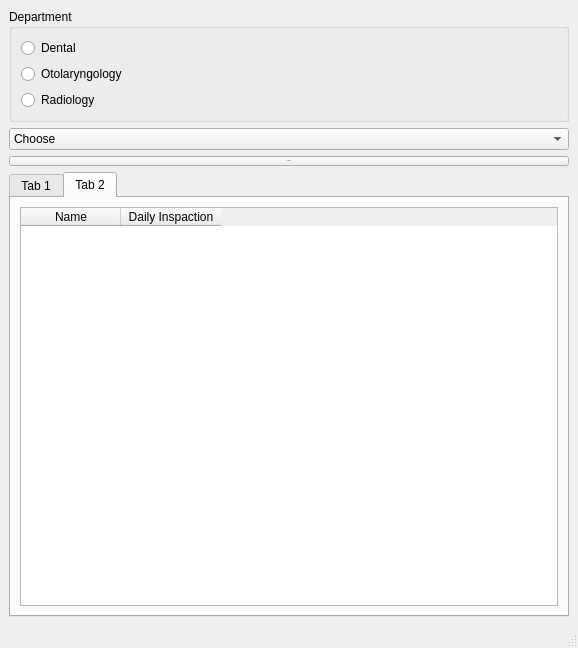
<?xml version="1.0" encoding="UTF-8"?>
<ui version="4.0">
 <class>MainWindow</class>
 <widget class="QMainWindow" name="MainWindow">
  <property name="geometry">
   <rect>
    <x>0</x>
    <y>0</y>
    <width>578</width>
    <height>648</height>
   </rect>
  </property>
  <property name="windowTitle">
   <string>MainWindow</string>
  </property>
  <property name="styleSheet">
   <string notr="true">/*
  aqua.qss (version 0.1)
  released under the MIT license (https://opensource.org/licenses/MIT)
  www.poketcode.com - March 2016
*/

/**** QWidget (enabled) ****/
QWidget
{
  background-color: rgb(80,80,80);
  color: rgb(220,220,220);
  font-size: 11px;
  outline: none;
}

/**** QWidget (disabled) ****/
QWidget:disabled
{
  color: rgb(40,40,40);
}

/*********************************************************************************************************/

/**** QPushButton (enabled) ****/
QPushButton
{
  background-color: qlineargradient(x1: 0, y1: 0, x2: 0, y2: 1,
                                    stop: 0 rgb(120,120,120), stop: 1 rgb(80,80,80));
  border: 1px solid rgb(20,20,20);
  color: rgb(230,230,230);
  padding: 4px 8px;
}

QPushButton:hover
{
  background-color: rgb(70,110,130);
}

QPushButton:pressed
{
  border-color: rgb(90,200,255);
  padding: 1px -1px -1px 1px;
}

/**** QPushButton (checkable) ****/
QPushButton:checked
{
  background-color: qlineargradient(x1: 0, y1: 0, x2: 0, y2: 1,
                                    stop: 0 rgb(40,150,200), stop: 1 rgb(90,200,255));
  color: rgb(20,20,20);
}

QPushButton:checked:hover
{
  background-color: rgb(70,110,130);
}

/**** QPushButton (disabled) ****/
QPushButton:disabled
{
  background-color: qlineargradient(x1: 0, y1: 0, x2: 0, y2: 1,
                                    stop: 0 rgb(160,160,160), stop: 1 rgb(120,120,120));
  border-color: rgb(60,60,60);
  color: rgb(40,40,40);
}

/*********************************************************************************************************/

/**** QToolButton (enabled) ****/
QToolButton
{
  background-color: qlineargradient(x1: 0, y1: 0, x2: 0, y2: 1,
                                    stop: 0 rgb(120,120,120), stop: 1 rgb(80,80,80));
  border: 1px solid rgb(20,20,20);
  color: rgb(220,220,220);
  padding: 4px 8px;
}

QToolButton:hover
{
  background-color: rgb(70,110,130);
}

QToolButton:pressed
{
  border-color: rgb(90,200,255);
  padding: 1px -1px -1px 1px;
}

/**** QToolButton (checkable) ****/
QToolButton:checked
{
  border-color: transparent;
  background-color: qlineargradient(x1: 0, y1: 0, x2: 0, y2: 1,
                                    stop: 0 rgb(40,150,200), stop: 1 rgb(90,200,255));
  color: rgb(20,20,20);
}

/**** QToolButton (disabled) ****/
QToolButton:disabled
{
  background-color: qlineargradient(x1: 0, y1: 0, x2: 0, y2: 1,
                                    stop: 0 rgb(160,160,160), stop: 1 rgb(120,120,120));
  border-color: rgb(60,60,60);
  color: rgb(40,40,40);
}

/*********************************************************************************************************/

/**** QRadioButton (enabled) ****/
QRadioButton
{
  background-color: transparent;
  color: rgb(220,220,220);
  padding: 4px 8px;
}

QRadioButton::indicator
{
  border: 1px solid rgb(20,20,20);
  border-radius: 7px;
  width: 14px;
  height: 14px;
}

QRadioButton::indicator:unchecked
{
  background-color: qlineargradient(x1: 0, y1: 0, x2: 0, y2: 1,
                                    stop: 0 rgb(120,120,120), stop: 1 rgb(80,80,80));
}

QRadioButton::indicator:checked
{
  background-color: qlineargradient(x1: 0, y1: 0, x2: 0, y2: 1,
                                    stop: 0 rgb(80,80,80), stop: 1 rgb(120,120,120));
  image: url(images/radiobutton_checked.png);
}

QRadioButton::indicator:unchecked:hover,
QRadioButton::indicator:checked:hover
{
  background-color: rgb(70,110,130);
}

QRadioButton::indicator:unchecked:pressed,
QRadioButton::indicator:checked:pressed
{
  border-color: rgb(90,200,255);
}

/**** QRadioButton (disabled) ****/
QRadioButton:disabled
{
  color: rgb(40,40,40);
}

QRadioButton::indicator:disabled
{
  border-color: rgb(60,60,60);
}

QRadioButton::indicator:checked:disabled
{
  image: url(images/radiobutton_checked_disabled.png);
}

/*********************************************************************************************************/

/**** QCheckBox (enabled) ****/
QCheckBox
{
  background-color: transparent;
  color: rgb(220,220,220);
  padding: 4px 8px;
}

QCheckBox::indicator
{
  border: 1px solid rgb(20,20,20);
  width: 14px;
  height: 14px;
}

QCheckBox::indicator:unchecked
{
  background-color: qlineargradient(x1: 0, y1: 0, x2: 0, y2: 1,
                                    stop: 0 rgb(120,120,120), stop: 1 rgb(80,80,80));
}

QCheckBox::indicator:checked
{
  background-color: qlineargradient(x1: 0, y1: 0, x2: 0, y2: 1,
                                    stop: 0 rgb(80,80,80), stop: 1 rgb(120,120,120));
  image: url(images/checkbox_checked.png);
}

QCheckBox::indicator:indeterminate
{
  background-color: qlineargradient(x1: 0, y1: 0, x2: 0, y2: 1,
                                    stop: 0 rgb(80,80,80), stop: 1 rgb(120,120,120));
  image: url(images/checkbox_indeterminate.png);
}

QCheckBox::indicator:unchecked:hover,
QCheckBox::indicator:checked:hover,
QCheckBox::indicator:indeterminate:hover
{
  background-color: rgb(70,110,130);
}

QCheckBox::indicator:unchecked:pressed,
QCheckBox::indicator:checked:pressed,
QCheckBox::indicator:indeterminate:pressed
{
  border-color: rgb(90,200,255);
}

/**** QCheckBox (disabled) ****/
QCheckBox:disabled
{
  color: rgb(40,40,40);
}

QCheckBox::indicator:disabled
{
  border-color: rgb(60,60,60);
}

QCheckBox::indicator:checked:disabled
{
  image: url(images/checkbox_checked_disabled.png);
}

QCheckBox::indicator:indeterminate:disabled
{
  image: url(images/checkbox_indeterminate_disabled.png);
}

/*********************************************************************************************************/

/**** QListView (enabled) ****/
QListView
{
  alternate-background-color: rgb(110,110,110);
  background-color: rgb(100,100,100);
  border: 1px solid rgb(20,20,20);
  color: rgb(220,220,220);
  selection-background-color: rgb(70,110,130);
  selection-color: white;
}

QListView QLineEdit
{
  padding: -1 0 0 0;
}

QListView::item:hover,
QListView::item:selected:hover
{
  background-color: rgb(70,110,130);
  color: white;
}

QListView::item:selected
{
  background-color: rgb(90,200,255);
  color: rgb(20,20,20);
}

/**** QListView (disabled) ****/
QListView:disabled
{
  alternate-background-color: rgb(130,130,130);
  background-color: rgb(120,120,120);
  border-color: rgb(60,60,60);
  color: rgb(40,40,40);
}

QListView::item:selected:disabled
{
  background-color: transparent;
}

/*********************************************************************************************************/

/**** QTableView (enabled) ****/
QTableView
{
  alternate-background-color: rgb(110,110,110);
  background-color: rgb(100,100,100);
  border: 1px solid rgb(20,20,20);
  color: rgb(220,220,220);
  selection-background-color: rgb(70,110,130);
  selection-color: white;
}

QTableView QLineEdit
{
  padding: -1 0 0 0;
}

QTableView::item:hover,
QTableView::item:selected:hover
{
  background-color: rgb(70,110,130);
  color: white;
}

QTableView::item:selected
{
  background-color: rgb(90,200,255);
  color: rgb(20,20,20);
}

QTableView QTableCornerButton::section
{
  background-color: rgb(60,60,60);
  border: 1px inset rgb(60,60,60);
}

/**** QTableView (disabled) ****/
QTableView:disabled
{
  alternate-background-color: rgb(130,130,130);
  background-color: rgb(120,120,120);
  border-color: rgb(60,60,60);
  color: rgb(40,40,40);
}

QTableView::item:selected:disabled
{
  background-color: transparent;
}

QTableView QTableCornerButton::section:disabled
{
  background-color: rgb(80,80,80);
  border: 1px inset rgb(80,80,80);
}

/*********************************************************************************************************/

/**** QHeaderView (enabled) ****/
QHeaderView
{
   background-color: rgb(60,60,60);
}

QHeaderView::section
{
   background-color: rgb(60,60,60);
   border: 1px inset rgb(60,60,60);
   color: rgb(220,220,220);
   padding: 4px;
}

/**** QHeaderView (disabled) ****/
QHeaderView:disabled
{
   background-color: rgb(80,80,80);
}

QHeaderView::section:disabled
{
   background-color: rgb(80,80,80);
   color: rgb(190,190,190);
}

/*********************************************************************************************************/

/**** QTreeView (enabled) ****/
QTreeView
{
  alternate-background-color: rgb(110,110,110);
  background-color: rgb(100,100,100);
  border: 1px solid rgb(20,20,20);
  color: rgb(220,220,220);
  selection-background-color: rgb(70,110,130);
  selection-color: white;
}

QTreeView QLineEdit
{
  padding: -1 0 0 0;
}

QTreeView::item:hover,
QTreeView::item:selected:hover
{
  background-color: rgb(70,110,130);
  color: white;
}

QTreeView::item:selected
{
  background-color: rgb(90,200,255);
  color: rgb(20,20,20);
}

QTreeView::branch:has-siblings:!adjoins-item
{
  border-image: url(images/vline.png) 0;
}

QTreeView::branch:has-siblings:adjoins-item
{
  border-image: url(images/branch-more.png) 0;
}

QTreeView::branch:!has-children:!has-siblings:adjoins-item
{
  border-image: url(images/branch-end.png) 0;
}

QTreeView::branch:closed:has-children:!has-siblings,
QTreeView::branch:closed:has-children:has-siblings
{
  image: url(images/branch-closed.png);
  margin: 3px;
}

QTreeView::branch:open:has-children:!has-siblings,
QTreeView::branch:open:has-children:has-siblings
{
  image: url(images/branch-open.png);
  margin: 3px;
}

QTreeView::branch:closed:has-children:!has-siblings:hover,
QTreeView::branch:closed:has-children:has-siblings:hover
{
  image: url(images/branch-closed_hover.png);
  margin: 3px;
}

QTreeView::branch:open:has-children:!has-siblings:hover,
QTreeView::branch:open:has-children:has-siblings:hover
{
  image: url(images/branch-open_hover.png);
  margin: 3px;
}

/**** QTreeView (disabled) ****/
QTreeView:disabled
{
  alternate-background-color: rgb(130,130,130);
  background-color: rgb(120,120,120);
  border-color: rgb(60,60,60);
  color: rgb(40,40,40);
}

QTreeView::item:selected:disabled
{
  background-color: transparent;
}

/*********************************************************************************************************/

/**** QColumnView (enabled) ****/
QColumnView
{
  alternate-background-color: rgb(110,110,110);
  background-color: rgb(100,100,100);
  border: 1px solid rgb(20,20,20);
  color: rgb(220,220,220);
  selection-background-color: rgb(70,110,130);
  selection-color: white;
}

QColumnView QLineEdit
{
  padding: -1 0 0 0;
}

QColumnView::item:hover,
QColumnView::item:selected:hover
{
  background-color: rgb(70,110,130);
  color: white;
}

QColumnView::item:selected
{
  background-color: rgb(90,200,255);
  color: rgb(20,20,20);
}

/**** QColumnView (disabled) ****/
QColumnView:disabled
{
  alternate-background-color: rgb(130,130,130);
  background-color: rgb(120,120,120);
  border-color: rgb(60,60,60);
  color: rgb(40,40,40);
}

QColumnView::item:selected:disabled
{
  background-color: transparent;
}

/*********************************************************************************************************/

/**** QGroupBox (enabled) ****/
QGroupBox
{
  background-color: transparent;
  background-clip: margin;
  border: 1px solid rgb(20,20,20);
  border-radius: 4px;
  margin-top: 10px;
  padding-top: 4px;
}

QGroupBox::title
{
  padding: 2px 8px;
  subcontrol-origin: margin;
  subcontrol-position: top center;
}

QGroupBox::indicator
{
  border: 1px solid rgb(20,20,20);
  width: 14px;
  height: 14px;
}

QGroupBox::indicator:unchecked
{
  background-color: qlineargradient(x1: 0, y1: 0, x2: 0, y2: 1,
                                    stop: 0 rgb(120,120,120), stop: 1 rgb(80,80,80));
}

QGroupBox::indicator:checked
{
  background-color: qlineargradient(x1: 0, y1: 0, x2: 0, y2: 1,
                                    stop: 0 rgb(80,80,80), stop: 1 rgb(120,120,120));
  image: url(images/checkbox_checked.png);
}

QGroupBox::indicator:unchecked:hover,
QGroupBox::indicator:checked:hover
{
  background-color: rgb(70,110,130);
}

QGroupBox::indicator:unchecked:pressed,
QGroupBox::indicator:checked:pressed
{
  border: 1px solid rgb(90,200,255);
}

/**** QGroupBox (disabled) ****/
QGroupBox:disabled
{
  border-color: rgb(60,60,60);
}

QGroupBox::indicator:disabled
{
  border-color: rgb(60,60,60);
}

QGroupBox::indicator:checked:disabled
{
  image: url(images/checkbox_checked_disabled.png);
}

/*********************************************************************************************************/

/**** QScrollArea (enabled) ****/
QScrollArea
{
  background-color: rgb(100,100,100);
  border: 1px solid rgb(20,20,20);
}

/**** QScrollArea (disabled) ****/
QScrollArea:disabled
{
  background-color: rgb(120,120,120);
  border-color: rgb(60,60,60);
}

/*********************************************************************************************************/

/**** QToolBox (enabled) ****/
QToolBox
{
  background-color: transparent;
}

QToolBox::tab
{
  background-color: qlineargradient(x1: 0, y1: 0, x2: 0, y2: 1,
                                    stop: 0 rgb(120,120,120), stop: 1 rgb(80,80,80));
  border: 1px solid rgb(20,20,20);
  color: rgb(220,220,220);
}

QToolBox::tab:hover,
QToolBox::tab:selected:hover
{
  background-color: rgb(70,110,130);
}

QToolBox::tab:selected
{
  background-color: qlineargradient(x1: 0, y1: 0, x2: 0, y2: 1,
                                    stop: 0 rgb(40,150,200), stop: 1 rgb(90,200,255));
  color: rgb(20,20,20);
}

QToolBox QScrollArea
{
  background-color: rgb(100,100,100);
  border: 0px solid transparent;
}

/**** QToolBox (disabled) ****/
QToolBox::tab:disabled
{
  background-color: qlineargradient(x1: 0, y1: 0, x2: 0, y2: 1,
                                    stop: 0 rgb(160,160,160), stop: 1 rgb(120,120,120));
  border-color: rgb(60,60,60);
  color: rgb(40,40,40);
}

QToolBox QScrollArea:disabled
{
  background-color: rgb(120,120,120);
  border-color: transparent;
}

/*********************************************************************************************************/

/**** QTabWidget (enabled) ****/
QTabWidget
{
  background-color: transparent;
}

QTabWidget::pane
{
  border: 1px solid rgb(20,20,20);
}

/**** QTabWidget (disabled) ****/
QTabWidget::pane:disabled
{
  border-color: rgb(60,60,60);
}

/*********************************************************************************************************/

/**** QTabBar (enabled) ****/
QTabBar
{
  background-color: transparent;
}

QTabBar::tab
{
  background-color: qlineargradient(x1: 0, y1: 0, x2: 0, y2: 1,
                                    stop: 0 rgb(120,120,120), stop: 1 rgb(80,80,80));
  border: 1px solid rgb(60,60,60);
  border-bottom: 0;
  border-top-right-radius: 12px;
  color: rgb(220,220,220);
  margin-right: 2px;
  padding: 6px;
}

QTabBar::tab:hover
{
  background-color: rgb(70,110,130);
}

QTabBar::tab:selected
{
  background-color: qlineargradient(x1: 0, y1: 0, x2: 0, y2: 1,
                                    stop: 0 rgb(40,150,200), stop: 1 rgb(90,200,255));
  border-color: rgb(20,20,20);
  color: rgb(20,20,20);
}

QTabBar::tab:selected:hover
{
  background-color: rgb(70,110,130);
  color: rgb(220,220,220);
}

QTabBar::tab:!selected
{
  margin-top: 4px;
}

QTabBar::tear
{
  background-color: transparent;
}

QTabBar QToolButton
{
  background-color: rgb(80,80,80);
  border: 1px solid transparent;
  padding: 0px;
}

QTabBar QToolButton::right-arrow
{
  image: url(images/right_arrow);
}

QTabBar QToolButton::left-arrow
{
  image: url(images/left_arrow);
}

QTabBar QToolButton:hover
{
  background-color: rgb(70,110,130);
}

QTabBar QToolButton:pressed
{
  border-color: transparent;
}

QTabBar QToolButton::right-arrow:pressed
{
  image: url(images/right_arrow_pressed);
}

QTabBar QToolButton::left-arrow:pressed
{
  image: url(images/left_arrow_pressed);
}

/**** QTabBar (disabled) ****/
QTabBar:disabled
{
  background-color: transparent;
}

QTabBar::tab:disabled
{
  background-color: qlineargradient(x1: 0, y1: 0, x2: 0, y2: 1,
                                    stop: 0 rgb(160,160,160), stop: 1 rgb(120,120,120));
  color: rgb(40,40,40);
}

QTabBar::tab:selected:disabled
{
  border-color: rgb(60,60,60);
}

QTabBar QToolButton:disabled
{
  background-color: rgb(80,80,80);
  border-color: transparent;
}

QTabBar QToolButton::left-arrow:disabled
{
  image: url(images/left_arrow_disabled);
}

QTabBar QToolButton::right-arrow:disabled
{
  image: url(images/right_arrow_disabled);
}

/*********************************************************************************************************/

/**** QDockWidget (enabled) ****/
QDockWidget
{
  background-color: rgb(110,110,110);
  color: rgb(20,20,20);
}

QDockWidget::close-button,
QDockWidget::float-button
{
  background-color: transparent;
  border: 1px solid transparent;
}

QDockWidget::close-button:hover,
QDockWidget::float-button:hover
{
  background-color: rgb(70,110,130);
}

QDockWidget::close-button:pressed,
QDockWidget::float-button:pressed
{
  border-color: rgb(90,200,255);
  padding: 1px -1px -1px 1px;
}

QDockWidget &gt; QWidget
{
  background-color: rgb(90,90,90);
}

/**** QDockWidget (disabled) ****/
QDockWidget:disabled
{
  background-color: rgb(120,120,120);
  color: rgb(40,40,40);
}

QDockWidget &gt; QWidget:disabled
{
  background-color: rgb(100,100,100);
}

/*********************************************************************************************************/

/**** QComboBox (enabled) ****/
QComboBox
{
  background-color: rgb(80,80,80);
  border: 1px solid rgb(20,20,20);
  color: rgb(220,220,220);
  padding: 4px 8px;
  selection-background-color: rgb(70,110,130);
  selection-color: white;
}

QComboBox:hover
{
  background-color: rgb(70,110,130);
}

QComboBox::drop-down
{
  image: url(images/dropdown.png);
  margin: 4px;
  width: 14px;
  height: 14px;
}

QComboBox::drop-down:on
{
  image: url(images/dropdown_on.png);
}

QComboBox QAbstractItemView
{
  background-color: rgb(80,80,80);
  padding: 4px;
}

/**** QComboBox (editable) ****/
QComboBox:editable
{
  background-color: rgb(80,80,80);
  padding: 4px;
}

QComboBox:editable:focus
{
  border-color: rgb(90,200,255);
}

/**** QComboBox (disabled) ****/
QComboBox:disabled
{
  background-color: rgb(120,120,120);
  border-color: rgb(60,60,60);
  color: rgb(40,40,40);
}

QComboBox::drop-down:disabled
{
  image: url(images/dropdown_disabled.png);
}

/*********************************************************************************************************/

/**** QLineEdit (enabled) ****/
QLineEdit
{
  background-color: rgb(80,80,80);
  border: 1px solid rgb(20,20,20);
  color: rgb(220,220,220);
  padding: 4px;
  selection-background-color: rgb(70,110,130);
  selection-color: white;
}

QLineEdit:focus
{
  border-color: rgb(90,200,255);
}

/**** QLineEdit (disabled) ****/
QLineEdit:disabled
{
  background-color: rgb(120,120,120);
  border-color: rgb(60,60,60);
  color: rgb(40,40,40);
}

/*********************************************************************************************************/

/**** QTextEdit (enabled) ****/
QTextEdit
{
  background-color: rgb(80,80,80);
  border: 1px solid rgb(20,20,20);
  color: rgb(220,220,220);
  padding: 4px;
  selection-background-color: rgb(70,110,130);
  selection-color: white;
}

QTextEdit:focus
{
  border-color: rgb(90,200,255);
}

/**** QTextEdit (disabled) ****/
QTextEdit:disabled
{
  background-color: rgb(120,120,120);
  border-color: rgb(60,60,60);
}

/*********************************************************************************************************/

/**** QPlainTextEdit (enabled) ****/
QPlainTextEdit
{
  background-color: rgb(80,80,80);
  border: 1px solid rgb(20,20,20);
  color: rgb(220,220,220);
  padding: 4px;
  selection-background-color: rgb(70,110,130);
  selection-color: white;
}

QPlainTextEdit:focus
{
  border-color: rgb(90,200,255);
}

/**** QPlainTextEdit (disabled) ****/
QPlainTextEdit:disabled
{
  background-color: rgb(120,120,120);
  border-color: rgb(60,60,60);
  color: rgb(40,40,40);
}

/*********************************************************************************************************/

/**** QSpinBox, QDoubleSpinBox, QTimeEdit, QDateEdit and QDateTimeEdit (enabled) ****/
QSpinBox,
QDoubleSpinBox,
QTimeEdit,
QDateEdit,
QDateTimeEdit
{
  background-color: rgb(80,80,80);
  border: 1px solid rgb(20,20,20);
  color: rgb(220,220,220);
  padding: 4px;
  selection-background-color: rgb(70,110,130);
  selection-color: white;
}

QSpinBox:focus,
QDoubleSpinBox:focus,
QTimeEdit:focus,
QDateEdit:focus,
QDateTimeEdit:focus
{
  border-color: rgb(90,200,255);
}

QSpinBox::up-button,
QDoubleSpinBox::up-button,
QTimeEdit::up-button,
QDateEdit::up-button,
QDateTimeEdit::up-button
{
  image: url(images/spinup.png);
  width: 16px;
}

QSpinBox::up-button:hover,
QDoubleSpinBox::up-button:hover,
QTimeEdit::up-button:hover,
QDateEdit::up-button:hover,
QDateTimeEdit::up-button:hover
{
  background-color: rgb(70,110,130);
}

QSpinBox::up-button:pressed,
QDoubleSpinBox::up-button:pressed,
QTimeEdit::up-button:pressed,
QDateEdit::up-button:pressed,
QDateTimeEdit::up-button:pressed
{
  image: url(images/spinup_pressed.png);
}

QSpinBox::down-button,
QDoubleSpinBox::down-button,
QTimeEdit::down-button,
QDateEdit::down-button,
QDateTimeEdit::down-button
{
  image: url(images/spindown.png);
  width: 16px;
}

QSpinBox::down-button:hover,
QDoubleSpinBox::down-button:hover,
QTimeEdit::down-button:hover,
QDateEdit::down-button:hover,
QDateTimeEdit::down-button:hover
{
  background-color: rgb(70,110,130);
}

QSpinBox::down-button:pressed,
QDoubleSpinBox::down-button:pressed,
QTimeEdit::down-button:pressed,
QDateEdit::down-button:pressed,
QDateTimeEdit::down-button:pressed
{
  image: url(images/spindown_pressed.png);
}

/**** QSpinBox, QDoubleSpinBox, QTimeEdit, QDateEdit and QDateTimeEdit (disabled) ****/
QSpinBox:disabled,
QDoubleSpinBox:disabled,
QTimeEdit:disabled,
QDateEdit:disabled,
QDateTimeEdit:disabled
{
  background-color: rgb(120,120,120);
  border-color: rgb(60,60,60);
  color: rgb(40,40,40);
}

QSpinBox::up-button:disabled,
QDoubleSpinBox::up-button:disabled,
QTimeEdit::up-button:disabled,
QDateEdit::up-button:disabled,
QDateTimeEdit::up-button:disabled
{
  image: url(images/spinup_disabled.png);
}

QSpinBox::down-button:disabled,
QDoubleSpinBox::down-button:disabled,
QTimeEdit::down-button:disabled,
QDateEdit::down-button:disabled,
QDateTimeEdit::down-button:disabled
{
  image: url(images/spindown_disabled.png);
}

/*********************************************************************************************************/

/**** QDial (enabled) ****/
QDial
{
  background-color: rgb(20,20,20);
  selection-background-color: rgb(90,200,255);
}

/**** QDial (disabled) ****/
QDial:disabled
{
  background-color: rgb(120,120,120);
}

/*********************************************************************************************************/

/**** QScrollBar (enabled) ****/
QScrollBar
{
  background-color: transparent;
  border: 1px solid rgb(10,10,10);
  border-radius: 5px;
}

QScrollBar:hover
{
  background-color: rgb(70,110,130);
}

QScrollBar::handle
{
  background-color: rgb(90,200,255);
  border-radius: 3px;
  min-width: 16px;
  min-height: 16px;
  margin: 1px;
}

QScrollBar::add-line,
QScrollBar::sub-line
{
  border: 1px solid transparent;
  border-radius: 10px;
  subcontrol-origin: margin;
}

QScrollBar::add-line:hover,
QScrollBar::add-line:pressed,
QScrollBar::sub-line:hover,
QScrollBar::sub-line:pressed
{
  background-color: rgb(70,110,130);
}

QScrollBar::add-page,
QScrollBar::sub-page
{
  background-color: transparent;
}

/**** QScrollBar (horizontal) ****/
QScrollBar:horizontal
{
  height: 20px;
  margin: 5px 23px 5px 23px;
}

QScrollBar::handle:horizontal
{
  min-width: 30px;
}

QScrollBar::add-line:horizontal
{
  width: 20px;
  subcontrol-position: right;
}

QScrollBar::sub-line:horizontal
{
  width: 20px;
  subcontrol-position: left;
}

QScrollBar::left-arrow:horizontal
{
  image: url(images/scrollbar_left_arrow.png);
}

QScrollBar::left-arrow:horizontal:pressed
{
  image: url(images/scrollbar_left_arrow_pressed.png);
}

QScrollBar::right-arrow:horizontal
{
  image: url(images/scrollbar_right_arrow.png);
}

QScrollBar::right-arrow:horizontal:pressed
{
  image: url(images/scrollbar_right_arrow_pressed.png);
}

/**** QScrollBar (vertical) ****/
QScrollBar:vertical
{
  width: 20px;
  margin: 23px 5px 23px 5px;
}

QScrollBar::handle:vertical
{
  min-height: 30px;
}

QScrollBar::add-line:vertical
{
  height: 20px;
  subcontrol-position: bottom;
}

QScrollBar::sub-line:vertical
{
  height: 20px;
  subcontrol-position: top;
}

QScrollBar::up-arrow:vertical
{
  image: url(images/scrollbar_up_arrow.png);
}

QScrollBar::up-arrow:vertical:pressed
{
  image: url(images/scrollbar_up_arrow_pressed.png);
}

QScrollBar::down-arrow:vertical
{
  image: url(images/scrollbar_down_arrow.png);
}

QScrollBar::down-arrow:vertical:pressed
{
  image: url(images/scrollbar_down_arrow_pressed.png);
}

/**** QScrollBar (disabled) ****/
QScrollBar:disabled
{
  background-color: rgb(120,120,120);
  border-color: rgb(60,60,60);
}

QScrollBar::handle:disabled
{
  background-color: rgb(80,80,80);
}

QScrollBar::left-arrow:horizontal:disabled
{
  image: url(images/scrollbar_left_arrow_disabled.png);
}

QScrollBar::right-arrow:horizontal:disabled
{
  image: url(images/scrollbar_right_arrow_disabled.png);
}

QScrollBar::up-arrow:vertical:disabled
{
  image: url(images/scrollbar_up_arrow_disabled.png);
}

QScrollBar::down-arrow:vertical:disabled
{
  image: url(images/scrollbar_down_arrow_disabled.png);
}

/*********************************************************************************************************/

/**** QSlider (enabled) ****/
QSlider
{
  background-color: transparent;
}

QSlider::groove
{
  border-radius: 2px;
}

QSlider::handle
{
  background-color: qlineargradient(x1: 0, y1: 0, x2: 0, y2: 1,
                                    stop: 0 rgb(40,150,200), stop: 1 rgb(90,200,255));
  border-radius: 8px;
}

/**** QSlider (horizontal) ****/
QSlider::groove:horizontal
{
  background-color: qlineargradient(x1: 0, y1: 0, x2: 0, y2: 1,
                                    stop: 0 rgb(160,160,160), stop: 1 rgb(80,80,80));
  height: 4px;
}

QSlider::handle:horizontal
{
  margin: -6px 0;
  width: 16px;
}

QSlider::groove:horizontal:hover
{
  background-color: rgb(70,110,130);
}

/**** QSlider (vertical) ****/
QSlider::groove:vertical
{
  background-color: qlineargradient(x1: 0, y1: 0, x2: 1, y2: 0,
                                    stop: 0 rgb(160,160,160), stop: 1 rgb(80,80,80));
  width: 4px;
}

QSlider::handle:vertical
{
  margin: 0 -6px;
  height: 16px;
}

QSlider::groove:vertical:hover
{
  background-color: rgb(70,110,130);
}

/**** QSlider (disabled) ****/
QSlider::handle:disabled
{
  background-color: qlineargradient(x1: 0, y1: 0, x2: 0, y2: 1,
                                    stop: 0 rgb(160,160,160), stop: 1 rgb(120,120,120));
}

/*********************************************************************************************************/

/**** QLabel (enabled) ****/
QLabel
{
  background-color: transparent;
  color: rgb(220,220,220);
  padding: 4px;
}

/**** QLabel (disabled) ****/
QLabel
{
}

/*********************************************************************************************************/

/**** QTextBrowser (enabled) ****/
QTextBrowser
{
  background-color: rgb(100,100,100);
  border: 1px solid rgb(20,20,20);
}

/**** QTextBrowser (disabled) ****/
QTextBrowser:disabled
{
  background-color: rgb(120,120,120);
  border-color: rgb(60,60,60);
  color: rgb(40,40,40);
}

/*********************************************************************************************************/

/**** QGraphicsView (enabled) ****/
QGraphicsView
{
  background-color: rgb(100,100,100);
  border: 1px solid rgb(20,20,20);
}

/**** QGraphicsView (disabled) ****/
QGraphicsView:disabled
{
  background-color: rgb(120,120,120);
  border-color: rgb(60,60,60);
}

/*********************************************************************************************************/

/**** QCalendarWidget (enabled) ****/
QCalendarWidget &gt; QWidget
{
  background-color: rgb(60,60,60);
  border: 1px solid rgb(20,20,20);
}

QCalendarWidget QToolButton
{
  border: transparent;
  background-color: transparent;
}

QCalendarWidget QTableView
{
  border: transparent;
  background-color: rgb(140,140,140);
  selection-background-color: rgb(70,110,130);
  selection-color: white;
}

/**** QCalendarWidget (disabled) ****/
QCalendarWidget &gt; QWidget:disabled
{
  background-color: rgb(100,100,100);
  border-color: rgb(60,60,60);
}

QCalendarWidget QToolButton:disabled
{
  background-color: transparent;
}

QCalendarWidget QTableView:disabled
{
  background-color: rgb(160,160,160);
  selection-background-color: transparent;
}

/*********************************************************************************************************/

/**** QLCDNumber (enabled) ****/
QLCDNumber
{
  background-color: rgb(40,40,40);
  border: 1px solid rgb(20,20,20);
}

/**** QLCDNumber (disabled) ****/
QLCDNumber:disabled
{
  background-color: rgb(120,120,120);
  border: 1px solid rgb(60,60,60);
}

/*********************************************************************************************************/

/**** QProgressBar (enabled) ****/
QProgressBar
{
  background-color: rgb(40,40,40);
  background-color: rgb(20,60,80);
  border: 1px solid rgb(20,20,20);
  color: rgb(220,220,220);
  text-align: center;
}

QProgressBar::chunk
{
  background-color: rgb(70,110,130);
  margin: 1px;
  width: 4px;
}

/**** QProgressBar (disabled) ****/
QProgressBar:disabled
{
  background-color: rgb(120,120,120);
  border: 1px solid rgb(60,60,60);
  color: rgb(40,40,40);
}

/*********************************************************************************************************/

/**** QMenuBar (enabled) ****/
QMenuBar
{
  background-color: rgb(60,60,60);
  border: 1px solid transparent;
  border-bottom-color: rgb(80,80,80);
}

QMenuBar::item
{
  background-color: transparent;
  color: rgb(220,220,220);
  padding: 8px;
}

QMenuBar::item:selected
{
  background-color: rgb(70,110,130);
  color: white;
}

/**** QMenuBar (disabled) ****/
QMenuBar:disabled
{
  background-color: rgb(100,100,100);
  border-bottom-color: rgb(60,60,60);
}

QMenuBar::item:disabled
{
  color: rgb(40,40,40);
}

/*********************************************************************************************************/

/**** QMenu (enabled) ****/
QMenu
{
  background-color: rgb(60,60,60);
  color: rgb(220,220,220);
}

QMenu::item:selected
{
  background-color: rgb(70,110,130);
  color: white;
}

/*********************************************************************************************************/

/**** QToolBar (enabled) ****/
QToolBar
{
  background-color: rgb(60,60,60);
  border: 1px outset rgb(120,120,120);
}

QToolBar &gt; QToolButton
{
  background-color: transparent;
  border: 1px solid transparent;
}

/**** QToolBar (disabled) ****/
QToolBar:disabled
{
  background-color: rgb(100,100,100);
}

QToolBar &gt; QToolButton:disabled
{
  background-color: transparent;
  border: 1px solid transparent;
}

/*********************************************************************************************************/

/**** QToolTip (enabled) ****/
QToolTip
{
  background-color: rgb(90,200,255);
  border: 1px solid rgb(20,20,20);
  color: rgb(20,20,20);
  opacity: 255;
}

/*********************************************************************************************************/

/**** QStatusBar (enabled) ****/
QStatusBar
{
  background-color: rgb(60,60,60);
  border: 1px solid transparent;
  color: rgb(220,220,220);
  border-top-color: rgb(80,80,80);
}

/**** QStatusBar (disabled) ****/
QStatusBar:disabled
{
  background-color: rgb(120,120,120);
  border-top-color: rgb(60,60,60);
  color: rgb(40,40,40);
}

/*********************************************************************************************************/

/**** QSizeGrip (enabled) ****/
QSizeGrip
{
  background-color: transparent;
  image: url(images/sizegrip.png);
  padding: 2px;
}

QSizeGrip:hover
{
  image: url(images/sizegrip_hover.png);
}</string>
  </property>
  <widget class="QWidget" name="centralwidget">
   <layout class="QGridLayout" name="gridLayout_2">
    <item row="0" column="0">
     <widget class="QGroupBox" name="groupBox">
      <property name="title">
       <string>Department </string>
      </property>
      <layout class="QGridLayout" name="gridLayout">
       <item row="0" column="0">
        <layout class="QVBoxLayout" name="verticalLayout">
         <item>
          <widget class="QRadioButton" name="dep_1">
           <property name="text">
            <string>Dental</string>
           </property>
          </widget>
         </item>
         <item>
          <widget class="QRadioButton" name="dep_2">
           <property name="text">
            <string>Otolaryngology</string>
           </property>
          </widget>
         </item>
         <item>
          <widget class="QRadioButton" name="dep_3">
           <property name="text">
            <string>Radiology</string>
           </property>
          </widget>
         </item>
        </layout>
       </item>
      </layout>
     </widget>
    </item>
    <item row="1" column="0">
     <widget class="QComboBox" name="comboBox">
      <item>
       <property name="text">
        <string>Choose</string>
       </property>
      </item>
      <item>
       <property name="text">
        <string>PM Report</string>
       </property>
      </item>
      <item>
       <property name="text">
        <string>Daily Inspection Report</string>
       </property>
      </item>
      <item>
       <property name="text">
        <string>Installation and Scrapping Report</string>
       </property>
      </item>
     </widget>
    </item>
    <item row="2" column="0">
     <widget class="QPushButton" name="pushButton">
      <property name="font">
       <font>
        <pointsize>-1</pointsize>
       </font>
      </property>
      <property name="text">
       <string>SHOW</string>
      </property>
     </widget>
    </item>
    <item row="3" column="0">
     <widget class="QTabWidget" name="tabWidget">
      <property name="currentIndex">
       <number>1</number>
      </property>
      <widget class="QWidget" name="tab">
       <attribute name="title">
        <string>Tab 1</string>
       </attribute>
       <layout class="QGridLayout" name="gridLayout_3">
        <item row="0" column="0">
         <widget class="QTableWidget" name="tableWidget">
          <column>
           <property name="text">
            <string>Equipment_name</string>
           </property>
          </column>
          <column>
           <property name="text">
            <string>Brand</string>
           </property>
          </column>
          <column>
           <property name="text">
            <string>Model</string>
           </property>
          </column>
          <column>
           <property name="text">
            <string>Serial_number</string>
           </property>
          </column>
          <column>
           <property name="text">
            <string>Installation_data</string>
           </property>
          </column>
          <column>
           <property name="text">
            <string>Scrapping_data</string>
           </property>
          </column>
         </widget>
        </item>
       </layout>
      </widget>
      <widget class="QWidget" name="tab_2">
       <attribute name="title">
        <string>Tab 2</string>
       </attribute>
       <layout class="QGridLayout" name="gridLayout_4">
        <item row="0" column="0">
         <widget class="QTableWidget" name="tableWidget_2">
          <column>
           <property name="text">
            <string>Name</string>
           </property>
          </column>
          <column>
           <property name="text">
            <string>Daily Inspaction</string>
           </property>
          </column>
         </widget>
        </item>
       </layout>
      </widget>
     </widget>
    </item>
   </layout>
  </widget>
  <widget class="QMenuBar" name="menubar">
   <property name="geometry">
    <rect>
     <x>0</x>
     <y>0</y>
     <width>578</width>
     <height>32</height>
    </rect>
   </property>
  </widget>
  <widget class="QStatusBar" name="statusbar"/>
 </widget>
 <resources/>
 <connections/>
</ui>
